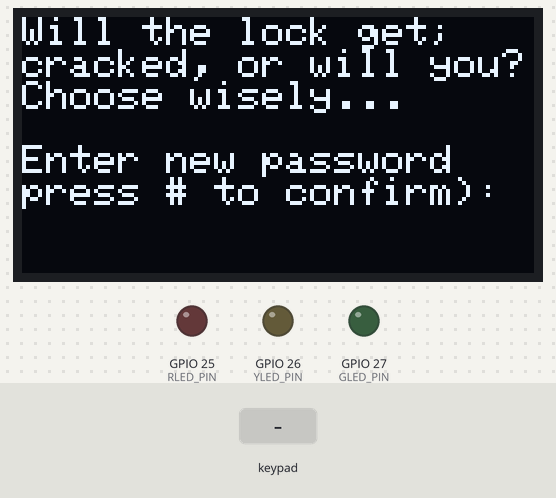
A sketch run on a simulated ESP32. Shown: 128×64 one-colour display, output pins drawn as LEDs (lit = HIGH). Inputs (shaded band) come from the test bench.

Above: at 1.2 s.
1.3 s: keypad keys 1 3 1 2 1 4 # pressed 0.4 s apart
At 4.2 s:
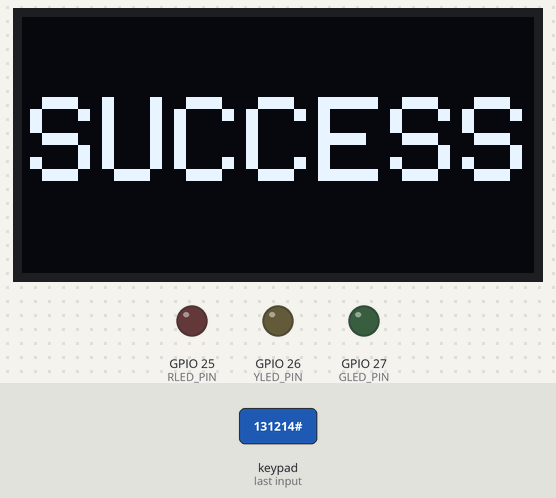
7.1 s: key '#' pressed
At 8.1 s:
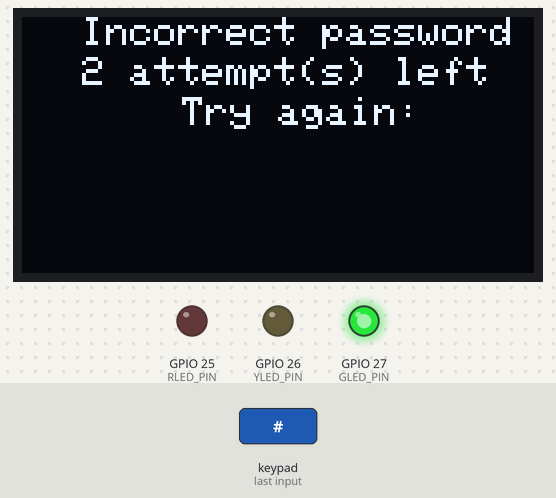
8.6 s: keypad keys 4 1 6 1 7 1 8 # pressed 0.4 s apart
At 12.6 s:
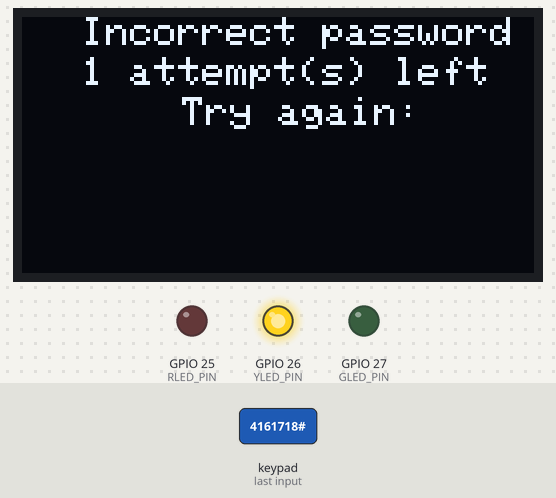
13.3 s: keypad keys 1 3 9 7 2 2 # pressed 0.4 s apart
At 17.1 s:
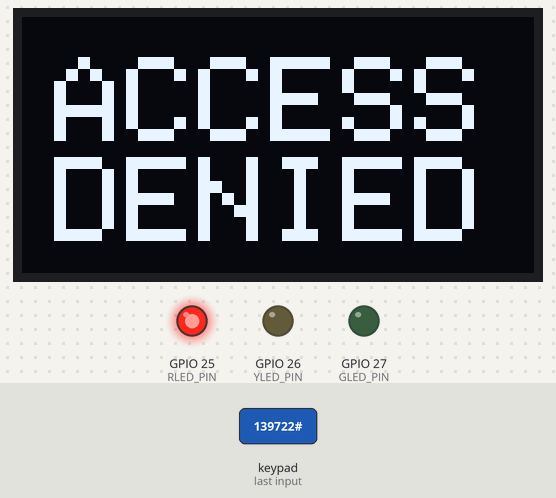
Timing chart, 0 to 18.6 s (numbered marks = the images above; inputs shaded):
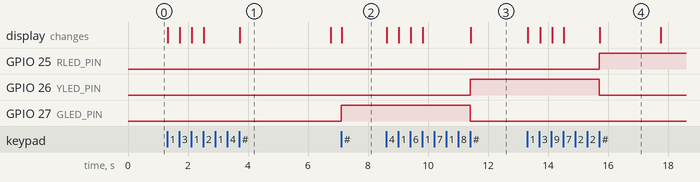

Measured:
- after the input at 1.3 s, the display: first changes at once (image 1 shows a later state)
- after the input at 7.1 s, GPIO 27 (GLED_PIN): LOW → HIGH at once; the display: changes at once (image 2)
- after the input at 8.6 s, GPIO 26 (YLED_PIN): LOW → HIGH after 2.8 s; GPIO 27 (GLED_PIN): HIGH → LOW after 2.8 s; the display: first changes at once (image 3 shows a later state)
- after the input at 13.3 s, GPIO 25 (RLED_PIN): LOW → HIGH after 2.4 s; GPIO 26 (YLED_PIN): HIGH → LOW after 2.4 s; the display: first changes at once (image 4 shows a later state)
- what the display in image 1 shows lasts 3.1 s, from 3.7 s to 6.8 s

The sketch:

firmware-v5.ino
```cpp
// have to use digital input pin!
// Im so sorry to whoever has to read this, but yes the if statements are necessary...
#include <Keypad.h>
#include <Wire.h>
#include <Adafruit_GFX.h>
#include <Adafruit_SSD1306.h>

const uint8_t ROWS = 4;
const uint8_t COLS = 3;

// characters for each key
char keys[ROWS][COLS] = {
  { '1', '2', '3'},
  { '4', '5', '6'},
  { '7', '8', '9'},
  { '*', '0', '#'}
};

// pin setup
uint8_t colPins[COLS] = { 13, 12, 14};
uint8_t rowPins[ROWS] = { 4, 16, 17, 18};

#define SCREEN_WIDTH 128
#define SCREEN_HEIGHT 64
#define OLED_RESET -1
#define SCREEN_ADDRESS 0x3C

#define RLED_PIN 25
#define YLED_PIN 26
#define GLED_PIN 27

// variables
String inputPassword;
String password;
int counter = 0;
int xc = 45;
bool isPassword = false;

// Objects
Keypad keypad = Keypad(makeKeymap(keys), rowPins, colPins, ROWS, COLS);
Adafruit_SSD1306 display(SCREEN_WIDTH, SCREEN_HEIGHT, &Wire, OLED_RESET);

void setup() {
  Serial.begin(115200);

  if (!display.begin(SSD1306_SWITCHCAPVCC, SCREEN_ADDRESS)) {
    Serial.println("OLED FAILED");
    while(true);
  }

  pinMode(RLED_PIN, OUTPUT);
  pinMode(YLED_PIN, OUTPUT);
  pinMode(GLED_PIN, OUTPUT);

  display.clearDisplay();
  display.setTextColor(SSD1306_WHITE);
  display.setTextSize(1);
  display.setCursor(0, 0);
  display.println("Will the lock get;");
  display.println("cracked, or will you?");
  display.println("Choose wisely...");
  display.println();
  display.println("Enter new password");
  display.print("press # to confirm):");

  display.display();
}

void loop() {
  char key = keypad.getKey();
  //Create password
  if (!isPassword) {

    if (key != NO_KEY) {
      if (password.length() < 4 && key != '#' && key != '*') {
        display.setTextSize(1);
        display.setCursor(xc, 50);
        display.print(key);
        display.display();
        password += key;
        xc += 7;
      }
      // verify password
      if (key == '#' && password.length() == 4) {

        xc = 45;
        display.clearDisplay();
        display.setTextSize(3);
        display.setCursor(2, 20);
        display.println("SUCCESS");
        display.display();
        delay(3000);

        display.clearDisplay();
        display.setTextSize(1);
        display.setCursor(0, 0);
        display.print("Enter your password: ");
        display.print("(press # to send it) ");
        display.display();
        isPassword = true;
      }
    }
  }

  // input password
  else {
    if (key != NO_KEY) {
      if (inputPassword.length() < 4 && key != '#' && key != '*'){
        display.setCursor(xc, 50);
        display.print(key);
        display.display();
        inputPassword += key;
        xc += 7;
      }

      // access granted/denied
      if (key == '#'){
        if (inputPassword == password) {
          display.clearDisplay();
          display.setTextSize(3);
          display.setCursor(5, 10);
          display.println("ACCESS");
          display.println("GRANTED");
          display.display();
        } else {
          display.clearDisplay();
          counter++;
          xc = 45;

          if (counter == 1) {
            digitalWrite(GLED_PIN, HIGH);
            digitalWrite(RLED_PIN, LOW);
            digitalWrite(YLED_PIN, LOW);
          }

          if (counter == 2) {
            digitalWrite(YLED_PIN, HIGH);
            digitalWrite(GLED_PIN, LOW);
            digitalWrite(RLED_PIN, LOW);

          }

          if (counter == 3) {
            digitalWrite(RLED_PIN, HIGH);
            digitalWrite(YLED_PIN, LOW);
            digitalWrite(GLED_PIN, LOW);
          }

          /// counts attempts type xi
          if (counter == 3) {
            display.setTextSize(3);
            display.setCursor(8, 10);
            display.println("ACCESS");
            display.setCursor(8, 35);
            display.println("DENIED");
            display.display();
            delay(2000);

            display.clearDisplay();
            display.setTextSize(1);
            display.setCursor(15, 27);
            display.println("jk, for 10s only");
            display.display();
            delay(10000);
            inputPassword = "";
            counter = 0;

            display.clearDisplay();
            display.setTextSize(1);
            display.setCursor(0, 0);
            display.print("Enter your password: ");
            display.print("(press # to send it) ");
            display.display();

          } else {
            inputPassword = "";

            display.setCursor(20, 30);
            display.setTextSize(1);
            display.setCursor(15, 0);
            display.println("Incorrect password ");
            display.setCursor(15, 10);
            display.print(3 - counter);
            display.print(" attempt(s) left");
            display.setCursor(40, 20);
            display.print("Try again: ");
            display.display();
          }
          }
      }
    }
}
}
```
